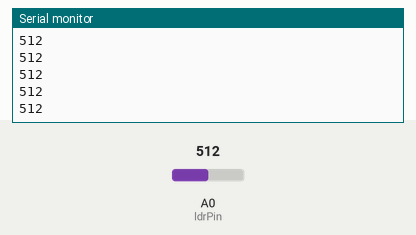
Bench run of a sketch on a simulated Arduino Uno, built with avr-gcc and run on an emulated ATmega328P. On the bench: the last lines printed to the serial monitor. The test bench sets the inputs (shaded band); at power-on: A0 (ldrPin) = 512.

Above: at 1.2 s.
1.3 s: A0 (ldrPin) set to 716
At 1.56 s:
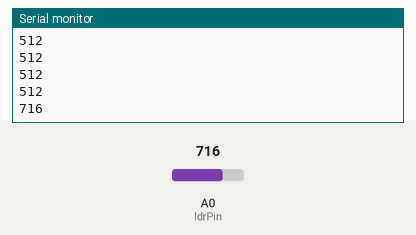
2.8 s: A0 (ldrPin) set to 900
At 2.96 s:
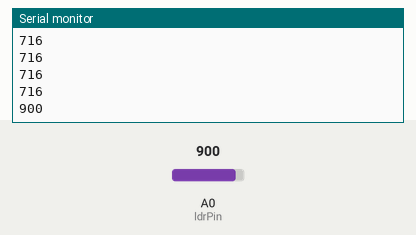
Timing chart, 0 to 5.8 s (numbered marks = the images above; inputs shaded):
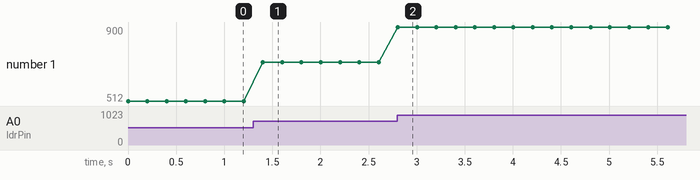

The sketch:

LDR_Sensor.ino
```cpp
/*

* LDR Light Detecting Resistor

* Bright light → Lower resistance → Higher analog value
* Dim light → Higher resistance → Lower analog value

*/


int ldrPin = A0;    // LDR connected to analog pin A0
int ldrValue = 0;   // Variable to store LDR reading

void setup() {
  Serial.begin(9600);      // Start serial communication
}

void loop() {
  ldrValue = analogRead(ldrPin);   // Read LDR value (0 to 1023)
  Serial.println(ldrValue);        // Print value to Serial Monitor
  delay(200);                      // Short delay
}
```

Measured:
- after the input at 1.3 s, the serial monitor: prints a new line after 0.10 s (image 1)
- after the input at 2.8 s, the serial monitor: prints a new line at once (image 2)
- plotted number 1: 512 → 716 after the input at 1.3 s, 716 → 900 after the input at 2.8 s
